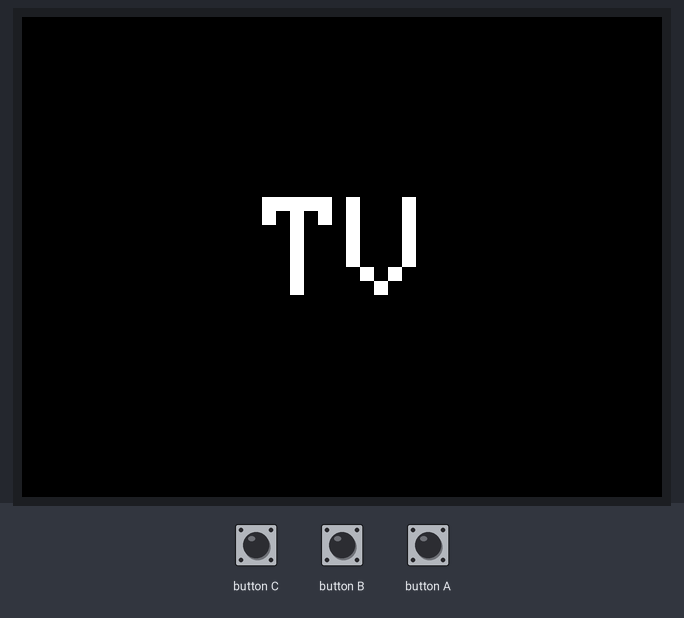
Recording of a program running on a simulated ESP32. Parts: 320×240 colour display. The inputs (shaded band) are chosen by the test bench. What the program prints to the serial monitor is not drawn.

Above: at 1.4 s.
1.5 s: button C pressed for 0.15 s
At 2.9 s:
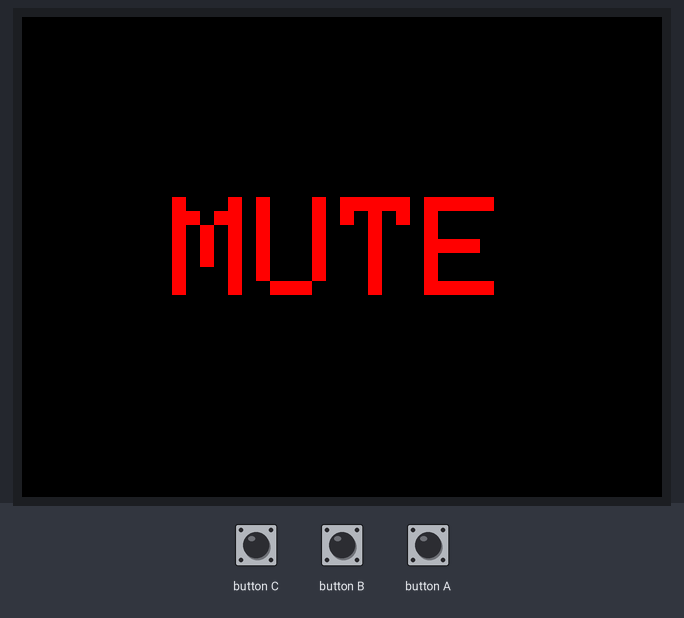
4.6 s: button B pressed for 0.15 s
At 5.3 s:
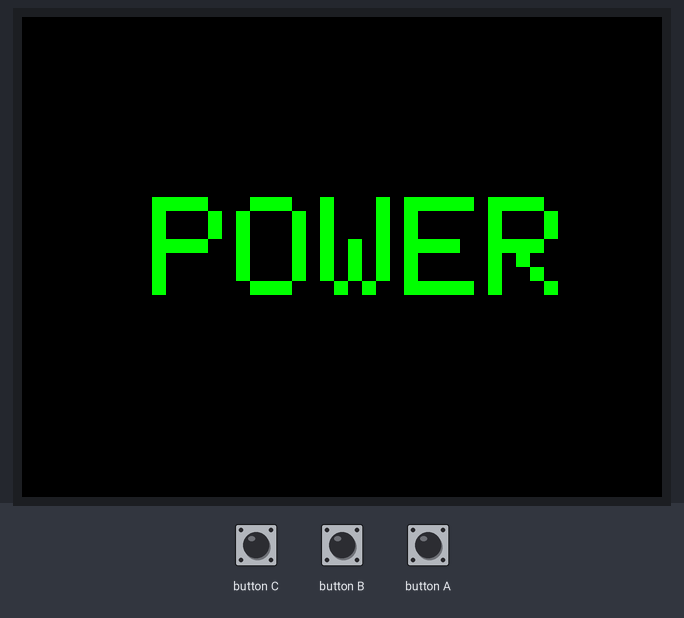
7.7 s: button A pressed for 0.15 s
At 8.7 s:
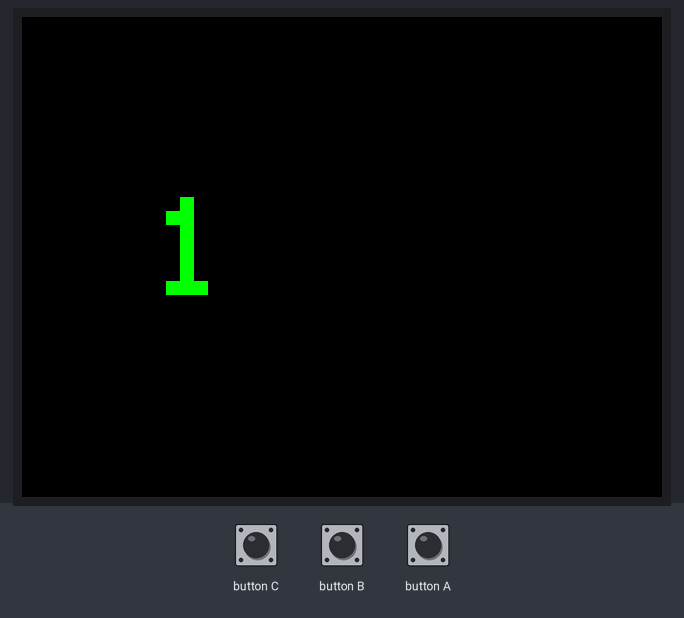
10.8 s: button A pressed for 1 s
14.5 s: button A pressed for 3.2 s
Timing chart, 0 to 17.5 s (numbered marks = the images above; inputs shaded):
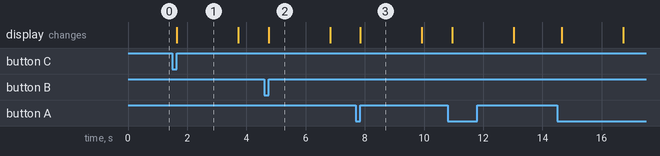

Measured:
- after the input at 1.5 s, the display: changes after 0.15 s (image 1)
- after the input at 4.6 s, the display: changes after 0.15 s (image 2)
- after the input at 7.7 s, the display: changes after 0.15 s (image 3)
- what the display in image 2 shows lasts 2.0 s, from 4.8 s to 6.8 s

The program:

main.cpp
```cpp
/*
Based on the codes of
https://arduinostuff.blogspot.com/2011/06/samsung-remote-ir-codes.html

*/

// IR DEFINES SAMSUNG TV 38 KHZ
#define S_PWR {4600, 4350, 700, 1550, 650, 1550, 650, 1600, 650, 450, 650, 450, 650, 450, 650, 450, 700, 400, 700, 1550, 650, 1550, 650, 1600, 650, 450, 650, 450, 650, 450, 700, 450, 650, 450, 650, 450, 650, 1550, 700, 450, 650, 450, 650, 450, 650, 450, 650, 450, 700, 400, 650, 1600, 650, 450, 650, 1550, 650, 1600, 650, 1550, 650, 1550, 700, 1550, 650, 1550, 650}

#define S_0 {4650,4300,700,1550,700,1500,700,1550,700,400,700,400,700,400,700,450,650,450,650,1550,700,1550,650,1550,700,400,700,400,700,400,700,450,700,400,700,1550,650,400,700,450,700,400,650,1550,700,400,700,450,700,400,700,400,700,1500,700,1550,700,1500,700,400,700,1550,650,1550,700,1500,700}
#define S_1 {4650,4300,700,1550,700,1550,650,1550,700,400,700,400,700,400,700,450,700,400,700,1500,700,1500,700,1550,700,450,650,400,700,450,650,450,700,400,700,400,700,450,650,1550,700,400,700,400,700,400,700,450,650,450,650,1550,700,1500,700,450,650,1550,700,1550,650,1550,700,1500,700,1550,650}
#define S_2 {4600,4350,650,1550,700,1500,700,1550,700,400,700,400,700,450,650,450,700,400,700,1500,700,1500,700,1550,700,400,700,450,650,450,700,400,700,400,700,1500,700,400,700,1550,700,400,700,400,700,450,650,450,700,400,700,400,700,1550,650,450,700,1500,700,1550,650,1550,700,1500,700,1550,650}
#define S_3 {4600,4350,700,1500,700,1550,650,1600,650,400,700,450,700,400,700,400,700,400,700,1550,650,1550,700,1500,700,400,700,450,700,400,700,400,700,400,700,400,700,1550,700,1500,700,450,650,450,700,400,700,400,700,400,700,1550,700,400,700,400,700,1550,650,1550,700,1500,700,1550,700,1500,700}
#define S_4 {4600,4350,650,1550,700,1500,700,1550,700,400,700,400,700,450,650,450,700,400,700,1500,700,1550,650,1550,700,400,700,450,650,450,700,400,700,400,700,400,700,400,700,450,650,1550,700,400,700,400,700,450,700,400,700,1500,700,1550,650,1550,700,400,700,1550,650,1550,700,1500,700,1550,650}
#define S_5 {4650,4350,700,1500,700,1550,650,1550,700,400,700,450,700,400,700,400,700,400,700,1500,700,1550,700,1500,700,450,650,450,700,400,700,400,700,400,700,1550,700,400,700,400,650,1550,700,450,650,450,700,400,700,450,650,450,650,1550,650,1550,700,400,700,1550,700,1500,700,1500,700,1550,700}
#define S_6 {4600,4350,650,1550,700,1500,700,1550,700,400,700,400,700,450,650,450,700,400,700,1500,700,1550,650,1550,700,400,700,450,700,400,700,400,700,400,700,400,700,1550,700,400,700,1500,700,450,650,450,700,400,700,400,700,1550,650,450,650,1550,700,400,700,1550,650,1550,700,1500,700,1550,650}
#define S_7 {4600,4350,700,1500,700,1550,650,1550,700,400,700,450,700,400,700,400,700,400,700,1550,650,1550,700,1500,700,400,700,450,700,400,700,400,700,400,700,450,650,450,650,1550,700,1500,700,450,700,400,700,400,700,450,650,1550,650,1550,700,450,650,400,700,1550,700,1500,700,1550,650,1550,700}
#define S_8 {4600,4350,650,1600,650,1500,700,1550,700,400,700,400,700,400,700,450,700,400,700,1500,700,1550,650,1550,700,400,700,450,650,450,700,400,700,400,700,1550,650,450,650,1550,700,1500,700,450,700,400,700,400,700,400,700,400,700,1550,700,400,700,450,650,1550,650,1550,700,1500,700,1550,650}
#define S_9 {4600,4350,700,1500,700,1550,650,1550,700,400,700,450,650,450,650,450,700,400,700,1500,700,1550,700,1550,650,400,700,450,700,400,700,400,700,400,700,450,650,1550,650,1600,650,1550,650,450,700,400,700,400,700,400,700,1550,700,400,700,400,700,400,700,1550,700,1500,700,1500,700,1550,700}

#define S_MUTE {4650,4350,650,1550,650,1550,700,1550,700,400,700,400,700,400,700,450,650,450,650,1550,700,1500,700,1550,700,400,700,450,650,400,700,450,700,400,700,1500,700,1550,650,1550,700,1500,700,450,700,400,700,400,700,400,700,400,700,450,650,450,700,400,700,1500,700,1550,650,1550,700,1500,700}
#define S_SOURCE {4600,4350,700,1550,650,1550,700,1500,700,450,650,450,700,400,700,400,700,400,700,1550,700,1500,700,1550,700,400,700,400,700,400,700,400,700,400,700,1550,700,400,700,450,650,450,650,450,700,400,700,400,700,400,700,450,650,1550,700,1500,700,1550,650,1550,700,1500,700,1550,700,1500,700}
#define S_CH_UP {4600,4350,700,1500,700,1500,700,1550,700,450,650,400,700,450,650,450,700,400,700,1500,700,1550,650,1550,700,450,650,450,700,400,700,400,700,400,700,400,700,1550,700,400,700,400,700,1550,650,450,700,400,700,400,700,1550,650,450,650,1600,650,1550,650,450,700,1500,700,1500,700,1550,650}
#define S_CH_DOWN {4650,4300,700,1550,700,1500,700,1550,700,400,700,400,700,400,700,450,650,450,650,1550,700,1500,700,1550,700,400,700,400,700,400,700,450,700,400,700,400,700,400,700,450,650,450,650,1550,700,400,700,450,650,400,700,1550,700,1500,700,1550,700,1500,700,400,700,1550,650,1550,700,1500,700}
#define S_VL_UP {4600,4350,650,1550,700,1500,700,1550,700,400,700,400,700,450,650,450,700,400,700,1500,700,1550,650,1550,700,400,700,400,700,450,650,450,700,400,700,1500,700,1550,650,1550,700,400,700,450,700,400,700,400,700,400,700,450,650,450,650,450,650,1550,700,1500,700,1550,700,1500,700,1550,650}
#define S_VL_DOWN {4600,4350,700,1550,650,1550,700,1500,700,450,650,450,700,400,700,400,700,400,700,1550,700,1500,700,1550,700,400,700,400,700,400,700,450,650,450,650,1550,700,1500,700,450,650,1550,700,400,700,400,700,450,700,400,700,400,700,400,700,1550,700,400,700,1500,700,1500,700,1550,700,1500,700}
#define S_EXIT {4650,4300,700,1550,650,1550,700,1550,700,400,700,400,700,450,650,450,650,450,650,1550,700,1500,700,1550,700,450,650,400,700,450,650,450,700,400,700,1500,700,400,700,1550,700,1500,700,400,700,1550,700,450,650,400,700,450,650,1550,700,400,700,400,700,1550,650,450,650,1550,700,1500,700}

#include <Arduino.h>
#include <M5Stack.h>

// IR libraries
#include <IRremoteESP8266.h>
#include <IRsend.h>

// IR setup
const uint16_t kIrLed = 26; // ESP8266 GPIO pin to use. Recommended: 4 (D2).
IRsend irsend(kIrLed);  // Set the GPIO to be used to sending the message.


// Power ON/OFF
uint16_t S_pwr[68]={0x4600,4350,700,1550,650,1550,650,1600,650,450,650,450,650,450,650,450,700,400,700,1550,650,1550,650,1600,650,450,650,450,650,450,700,450,650,450,650,450,650,1550,700,450,650,450,650,450,650,450,650,450,700,400,650,1600,650,450,650,1550,650,1600,650,1550,650,1550,700,1550,650,1550,650};
// 0b1010

// Functions declaration
void display_tv();

void setup() {
  irsend.begin();

  #if ESP8266
    Serial.begin(115200, SERIAL_8N1, SERIAL_TX_ONLY);
  #else  // ESP8266
    Serial.begin(115200, SERIAL_8N1);
  #endif  // ESP8266
  M5.begin();

  /*
    Power chip connected to gpio21, gpio22, I2C device
    Set battery charging voltage and current
    If used battery, please call this function in your project
  */
  M5.Power.begin();
  // Set up and turn off the speaker output to avoid most of the anoying sounds
  // pinMode(25, OUTPUT);
  // M5.Speaker.mute();

  M5.Lcd.setTextSize(10);
  display_tv();

}

void loop() {
  M5.update();

  if (M5.BtnA.wasPressed()){

    uint16_t ir_code[] = S_CH_UP;
    Serial.println("a rawData capture from IRrecvDumpV2");
    irsend.sendRaw(ir_code, 68, 38);  // Send a raw data capture at 38kHz.

    M5.Lcd.clear();
    M5.Lcd.setRotation(1);
    M5.Lcd.setCursor(65,90);
    M5.Lcd.setTextColor(GREEN);
    M5.Lcd.print("1");
    delay(2000);
    display_tv();
  }

  else if (M5.BtnB.wasPressed()){

    uint16_t ir_code[] = S_PWR;
    Serial.println("a rawData capture from IRrecvDumpV2");
    irsend.sendRaw(ir_code, 68, 38);  // Send a raw data capture at 38kHz.

    M5.Lcd.clear();
    M5.Lcd.setRotation(1);
    M5.Lcd.setCursor(65,90);
    M5.Lcd.setTextColor(GREEN);
    M5.Lcd.print("POWER");
    delay(2000);
    display_tv();
  }

  else if (M5.BtnC.wasPressed()){

    uint16_t ir_code[] = S_CH_DOWN;
    Serial.println("a rawData capture from IRrecvDumpV2");
    irsend.sendRaw(ir_code, 68, 38);  // Send a raw data capture at 38kHz.

    M5.Lcd.clear();
    M5.Lcd.setRotation(1);
    M5.Lcd.setCursor(75,90);
    M5.Lcd.setTextColor(RED);
    M5.Lcd.print("MUTE");
    delay(2000);
    display_tv();
  }

}

void display_tv(){
  M5.Lcd.clear();
  M5.Lcd.setRotation(1);
  M5.Lcd.setCursor(120,90);
  M5.Lcd.setTextColor(WHITE);
  M5.Lcd.print("TV");
}
```
